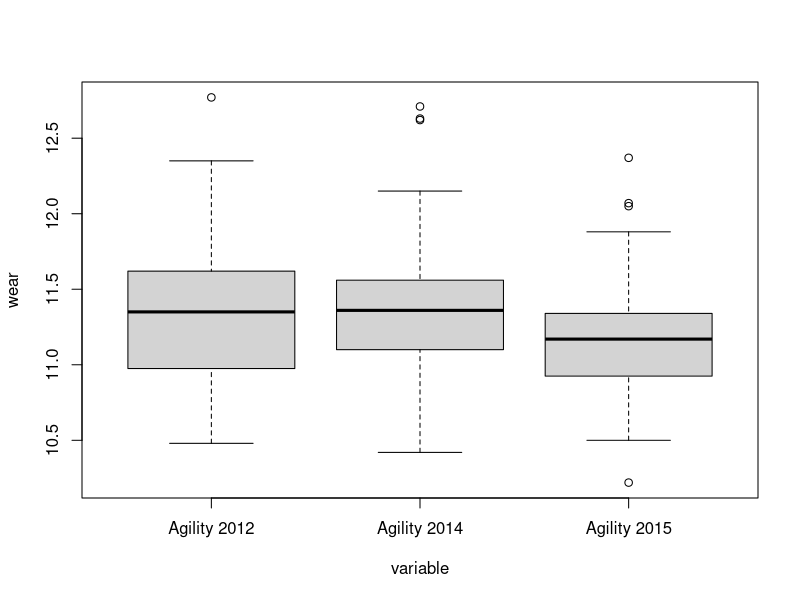
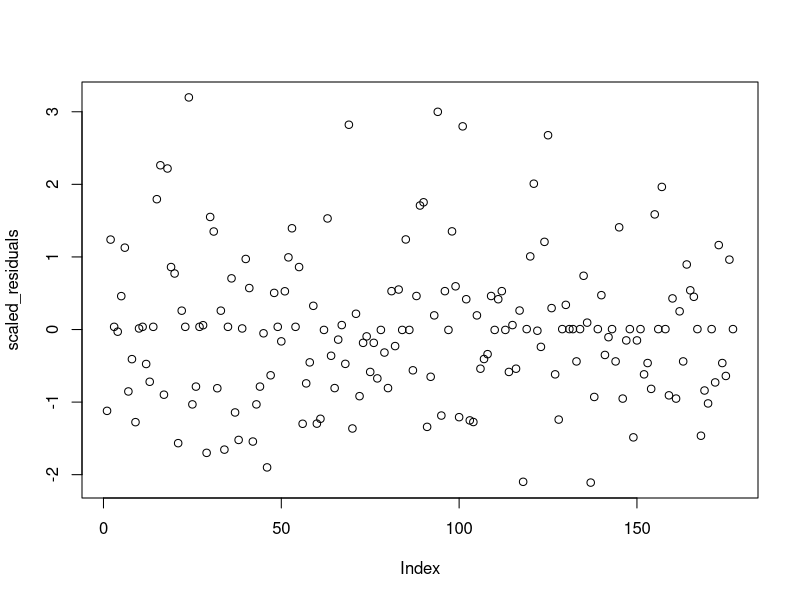
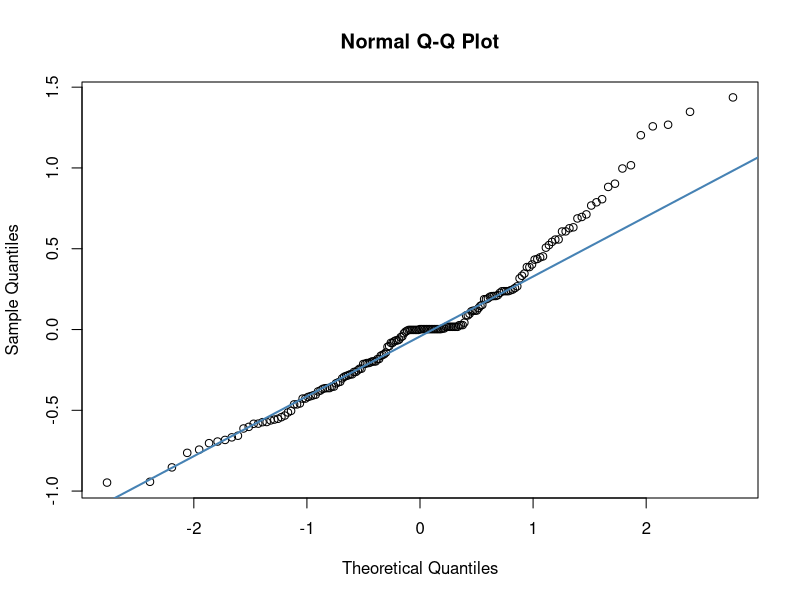
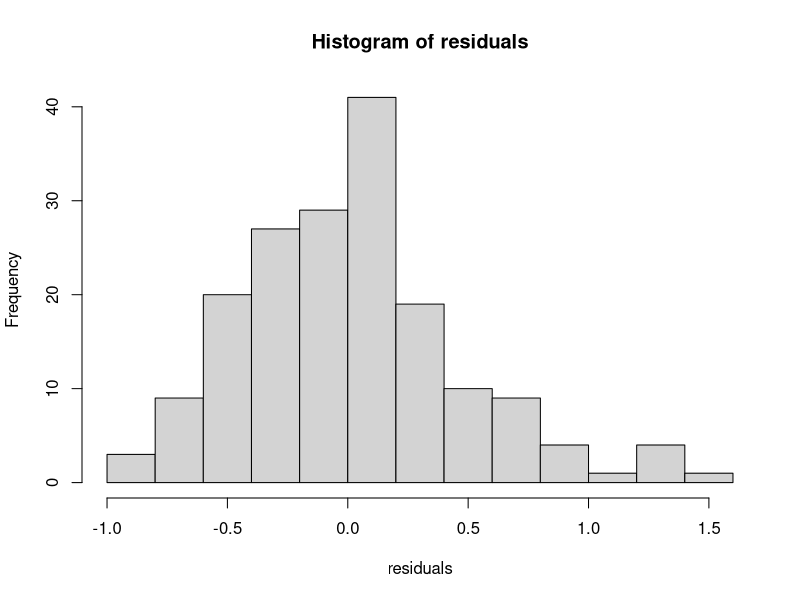

Here is the R script that generated these plots, in order:
library(lmtest)
data2012 <- read.csv("2012_nba_draft_combine_fixed.csv")
data2013 <- read.csv("2013_nba_draft_combine_fixed.csv")
data2014 <- read.csv("2014_nba_draft_combine_fixed.csv")
data2015 <- read.csv("2015_nba_draft_combine_fixed.csv")

# variable <- c(rep('Vertical (Max Reach) 2012',49), rep('Vertical (Max Reach) 2013', 49), rep('Vertical (Max Reach) 2014', 49), rep('Vertical (Max Reach) 2015', 49))
# wear <- c(data2012$Vertical..Max.Reach., data2013$Vertical..Max.Reach., data2014$Vertical..Max.Reach., data2015$Vertical..Max.Reach.)


variable <- c(rep('Agility 2012',59), rep('Agility 2014', 59), rep('Agility 2015', 59))
wear <- c(data2012$Agility, data2014$Agility, data2015$Agility)


df <- data.frame(variable, wear)

boxplot(wear~variable, data=df)
variable.anova <- aov(wear~variable, data=df)
summary(variable.anova)

residuals <- variable.anova$residuals

scaled_residuals <- scale(variable.anova$residuals)
plot(scaled_residuals)

qqnorm(residuals)
qqline(residuals,col="steelblue",lwd=2)

hist(residuals)

shapiro.test(residuals)

dwtest(variable.anova)

bartlett.test(residuals,df$variable)